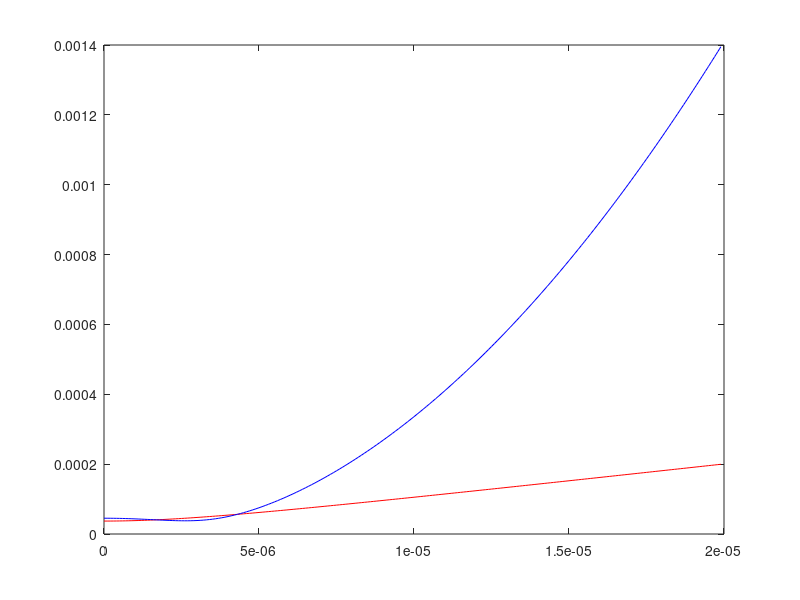

Write MATLAB code to recreate this figure.
clear all
close all

GtoT=1e-4;
Brf=1.1*GtoT;
G=2000*100*GtoT;
wrf=2*pi*0.5e6;
B1=.75*GtoT;

x =1e-10:.1e-6:20e-6;
y =1e-10:.1e-6:20e-6;
rho=sqrt(x.^2+y.^2);
phi=atan(y./x);
Bsx=G*x*GtoT;
Bsy=G*y*GtoT;
Bm =sqrt(Bsx.^2+Bsy.^2+B1^2);
gf=.5;
mf=2;
mub=9.274e-24;
hbar=1.054e-34;
kb=1.38e-23;
kap =gf*mub;

delta=(kap*B1/hbar)-wrf;
Bc=2*sqrt(B1*hbar*delta/abs(kap))
rho0=1/(sqrt(2)*G)*sqrt(Brf^2-Bc^2)
d=delta/(2*pi)
Vdw=mf*kap*sqrt((Bm-(hbar*wrf/abs(kap))).^2+((Brf./(2*Bm)).^2.*(B1^2+(G^2*rho.^2.*sin(phi).^2))))/kb;
B0=Brf/2*sqrt(1+hbar*delta/(abs(kap)*B1));
Vdw2=mf*kap*sqrt(G^4/B1^2*(((rho.^2-rho0^2)/2).^2)+B0^2)/kb;
plot(x,Vdw,'r',x,Vdw2,'b')